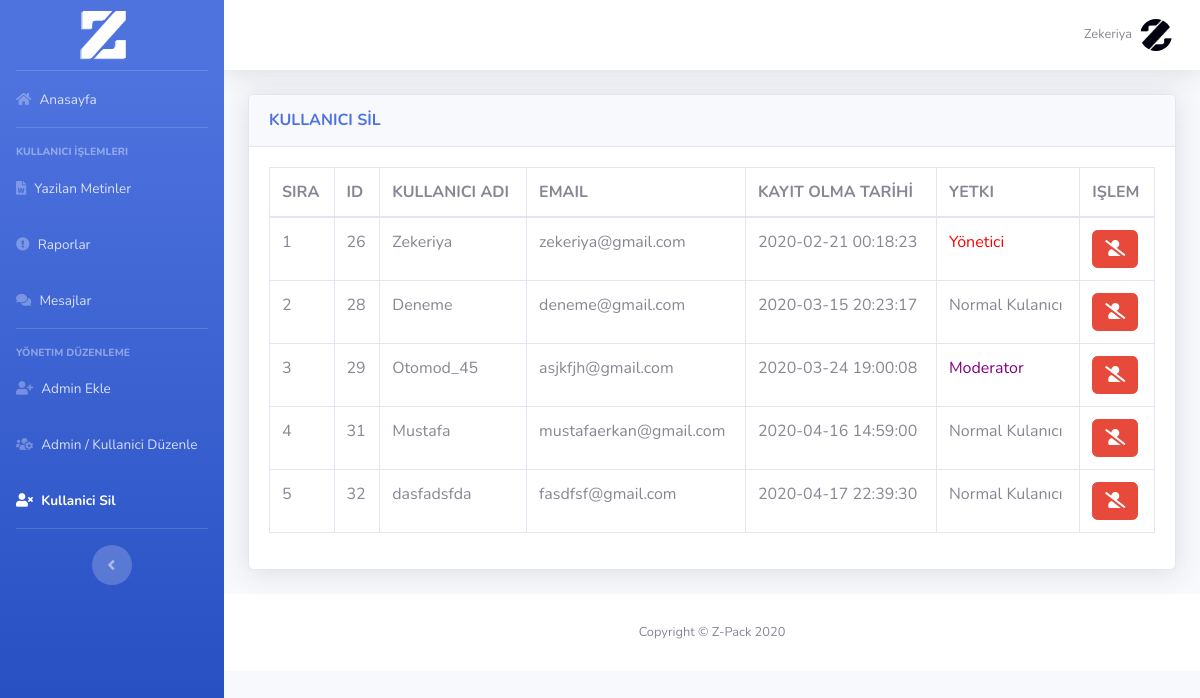
Screenshot of /webxpanel/panel/banned_user.php (signed in) with the database file from the repository.
### tables this page shows
CREATE TABLE `kullanici` (
  `ID` int(11) NOT NULL,
  `username` varchar(225) NOT NULL,
  `password` varchar(225) NOT NULL,
  `email` varchar(225) NOT NULL,
  `reg_date` datetime NOT NULL DEFAULT current_timestamp(),
  `adm` int(11) NOT NULL DEFAULT 0,
  `banned_time` datetime DEFAULT NULL
);

### webxpanel/panel/banned_user.php (the view, shortened to what this page needs)
<?php
require_once "../ajax/header.php";
?><div class="card shadow mb-4">
            <div class="card-header py-3">
              <h6 class="m-0 font-weight-bold text-primary">KULLANICI SİL</h6>
            </div><div class="card-body">
              <div class="table-responsive">
                <table class="table table-bordered" id="dataTable" width="100%" cellspacing="0">
                  <thead>
                    <tr>
                      <th>SIRA</th>
                      <th>ID</th>
                      <th>KULLANICI ADI</th>
                      <th>EMAIL</th>
                      <th>KAYIT OLMA TARİHİ</th>
					  <th>YETKI</th>
                      <th>IŞLEM</th>
                    </tr>
                  </thead>
                  <tbody>
                 <?php
        $getTxt = $conn->query("select * from kullanici");
        $i=0;
          while ($txt=mysqli_fetch_array($getTxt)){
              $ID = $txt['ID'];
              $username = $txt['username'];
              $email = $txt['email'];
              $reg_date = $txt['reg_date'];
			  $adm = $txt['adm'];
              $i +=1;
  echo "<tr>
        <form action='' method='post'>
      <input type='hidden' name='id' value='$ID'>
      <td> $i </td>
      <td> $ID </td>
      <td>$username</td>
      <td>$email</td>
      <td>$reg_date</td>
      <td>";
       if($adm == 0)
            {
              echo "Normal Kulanıcı";
            }
	     else if($adm == 1)
		    {
		     echo "<font color='purple'>Moderator</font>";
		    }
		  else{
              echo "<font color='red'>Yönetici</font>";
            }
            echo "</td>
			</form>
       <td><button class='btn btn-danger' type='submit'  onclick='hesapsil($ID)'><i class='fas fa-user-slash'></i></button></td>
      </tr>";
     }
             ?>
                  </tbody>
                </table>
              </div>
         </div>
      </div>
</div>
       <?php
include "../ajax/footer.php";
?>

### rows the page displays
kullanici: ID "26", username "Zekeriya", email "zekeriya@gmail.com", reg_date "2020-02-21 00:18:23", adm "Yönetici"
kullanici: ID "28", username "Deneme", email "deneme@gmail.com", reg_date "2020-03-15 20:23:17", adm "Normal Kulanıcı"
kullanici: ID "29", username "Otomod_45", email "asjkfjh@gmail.com", reg_date "2020-03-24 19:00:08", adm "Moderator"
kullanici: ID "31", username "Mustafa", email "mustafaerkan@gmail.com", reg_date "2020-04-16 14:59:00", adm "Normal Kulanıcı"
kullanici: ID "32", username "dasfadsfda", email "fasdfsf@gmail.com", reg_date "2020-04-17 22:39:30", adm "Normal Kulanıcı"

### other values shown
$_SESSION["username"] "Zekeriya"
